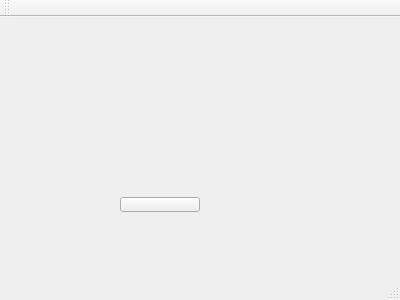
<?xml version="1.0" encoding="UTF-8"?>
<ui version="4.0">
 <class>MainWindow</class>
 <widget class="QMainWindow" name="MainWindow">
  <property name="geometry">
   <rect>
    <x>0</x>
    <y>0</y>
    <width>400</width>
    <height>300</height>
   </rect>
  </property>
  <property name="windowTitle">
   <string>MainWindow</string>
  </property>
  <widget class="QWidget" name="centralWidget">
   <widget class="QPushButton" name="pushButton">
    <property name="geometry">
     <rect>
      <x>120</x>
      <y>180</y>
      <width>80</width>
      <height>15</height>
     </rect>
    </property>
    <property name="text">
     <string/>
    </property>
   </widget>
  </widget>
  <widget class="QMenuBar" name="menuBar">
   <property name="geometry">
    <rect>
     <x>0</x>
     <y>0</y>
     <width>400</width>
     <height>17</height>
    </rect>
   </property>
  </widget>
  <widget class="QToolBar" name="mainToolBar">
   <attribute name="toolBarArea">
    <enum>TopToolBarArea</enum>
   </attribute>
   <attribute name="toolBarBreak">
    <bool>false</bool>
   </attribute>
  </widget>
  <widget class="QStatusBar" name="statusBar"/>
 </widget>
 <layoutdefault spacing="6" margin="11"/>
 <resources/>
 <connections/>
</ui>
